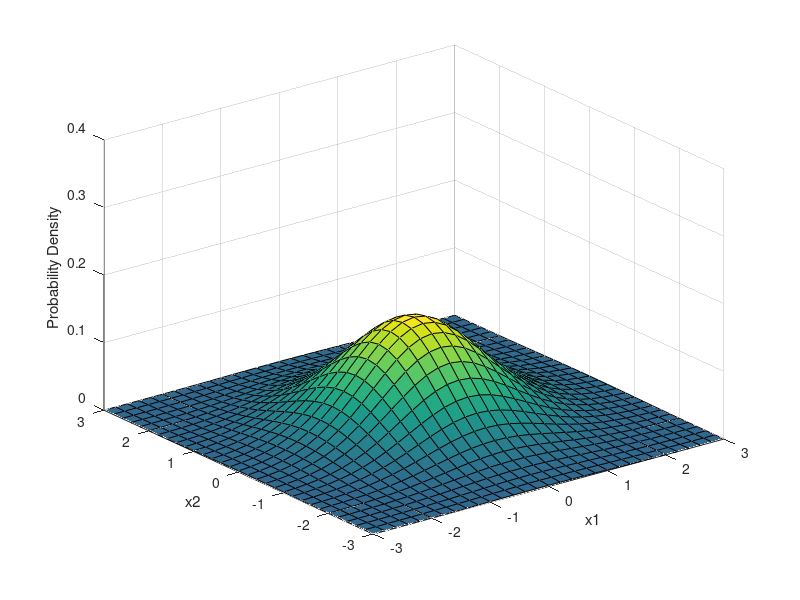

Source code (MATLAB):
% https://it.mathworks.com/help/stats/multivariate-normal-distribution.html
mu = [0 0];
%sigma = [0.25 0.3; 0.3 1];
sigma = [1 0; 0 1];
% sigma = [1 0.8; 0.8 4]; %sigma = [1 0.8; 0.8 4];
% sigma = [1 0; 0 4]; %perfettamente centrati vs axes (nell'altra direzione tende a prendere il valor medio)
% sigma = [1 0.8; 0.8 1]; %sghembo vs axes, positive correlation
% sigma = [1 -0.5; -0.5 1]; %sghembo vs axes, negative correlation

x1 = -3:0.2:3;
x2 = -3:0.2:3;
[X1,X2] = meshgrid(x1,x2);
X = [X1(:) X2(:)];

y = mvnpdf(X,mu,sigma);
y = reshape(y,length(x2),length(x1));

surf(x1,x2,y)
caxis([min(y(:))-0.5*range(y(:)),max(y(:))])
axis([-3 3 -3 3 0 0.4])
xlabel('x1')
ylabel('x2')
zlabel('Probability Density')